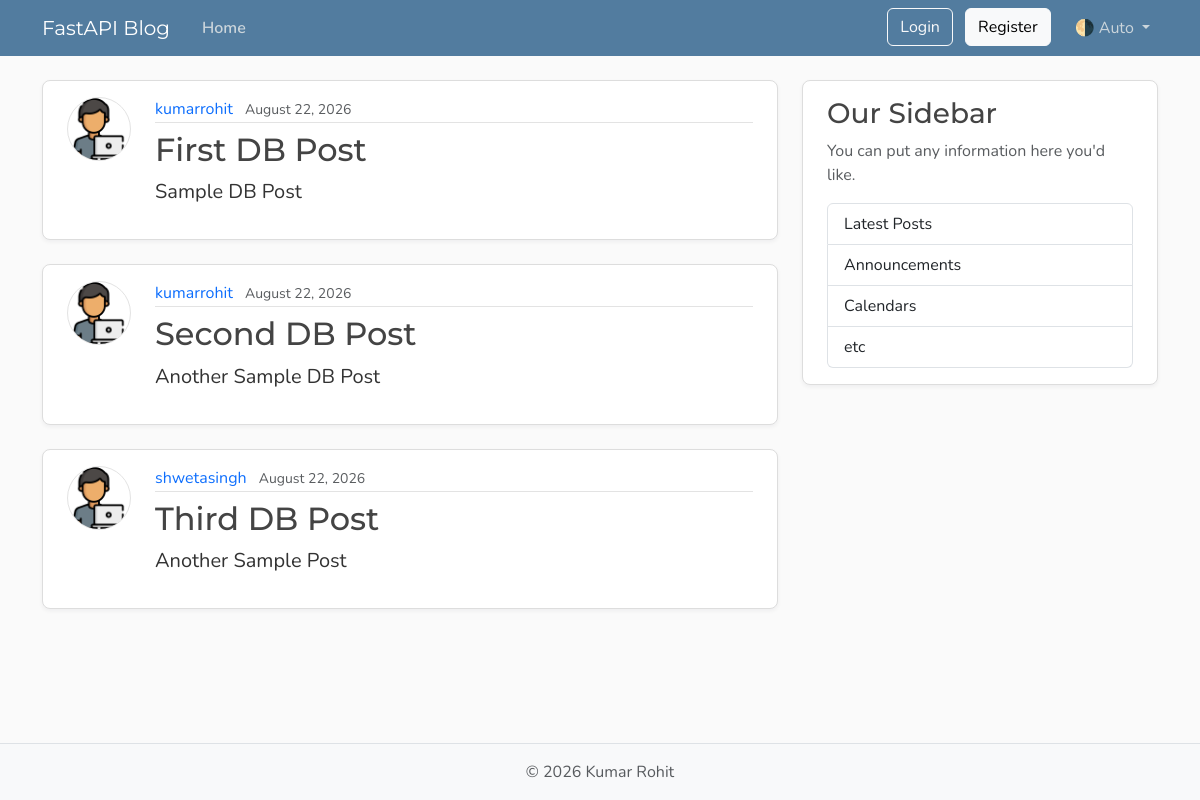
Page /posts on the earlier database version.
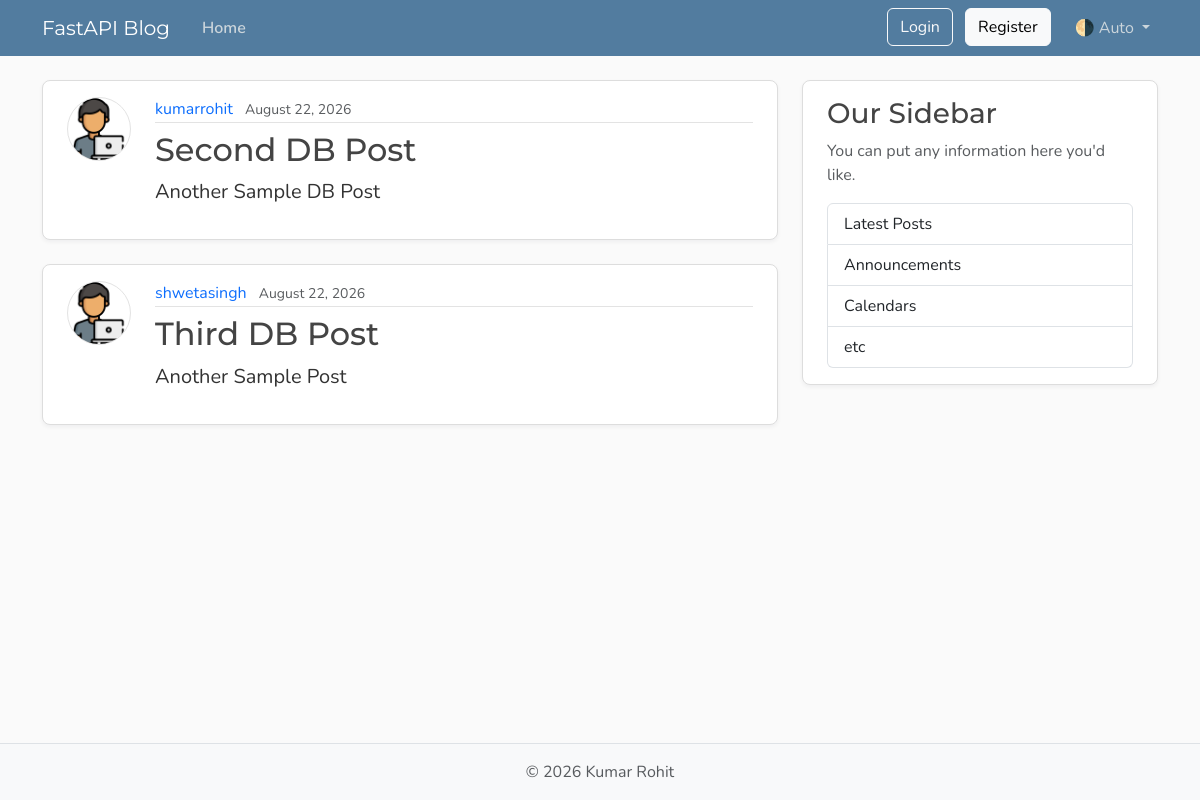
Same page on the later database version.
### models.py (models this page shows, shortened)
class Post(Base):
    __tablename__ = "posts"
    id: Mapped[int] = mapped_column(Integer, primary_key=True, index=True)
    title: Mapped[str] = mapped_column(String(100), nullable=False)
    content: Mapped[str] = mapped_column(Text, nullable=False)
    user_id: Mapped[int] = mapped_column(
        ForeignKey("users.id"),
        nullable=False,
        index=True
    )
    date_posted: Mapped[datetime] = mapped_column(
        DateTime(timezone=True),
        default=lambda: datetime.now(UTC)
    )
    author: Mapped[User] = relationship(back_populates="posts")

class User(Base):
    __tablename__ = "users"
    id: Mapped[int] = mapped_column(Integer, primary_key=True, index=True)
    username: Mapped[str] = mapped_column(String(50), unique=True, nullable=False)
    email: Mapped[str] = mapped_column(String(120), unique=True, nullable=False)
    image_file: Mapped[str | None] = mapped_column(
        String(200),
        nullable=True,
        default=None
    )
    posts: Mapped[list[Post]] = relationship(back_populates="author")

### main.py (the view)
@app.get("/",tags=["Home"], include_in_schema=False, name="home")
@app.get("/posts", include_in_schema=False, name="posts") # here we have stacked the decorators to make the same function respond to two different routes
def home(request: Request, db: Annotated[Session,Depends(get_db)]):
    result = db.execute(select(models.Post))
    posts = result.scalars().all()
    return templates.TemplateResponse(request, 'home.html', context={"posts": posts, "title" : "Home"})

### templates/home.html (shortened to what this page needs)
{% extends "layout.html" %}
{% block content %}
    <div id="postsContainer">
        {% for post in posts %}
            <article class="content-section py-3 px-4 mb-4">
                <div class="d-flex align-items-start gap-4">
                    <img class="rounded-circle article-img flex-shrink-0"
                         src="{{ post.author.image_path }}"
                         alt="{{ post.author.username }}'s profile picture"
                         width="64"
                         height="64"
                         loading="lazy">
                    <div class="flex-grow-1">
                        <div class="article-metadata mb-2">
                            <a class="me-2"
                               href="{{ url_for("user_posts", user_id=post.author.id) }}">{{ post.author.username }}</a>
                            <small class="text-body-secondary">{{ post.date_posted.strftime("%B %d, %Y") }}</small>
                        </div>
                        <h2>
                            <a class="article-title"
                               href="{{ url_for("post_page", post_id=post.id) }}">{{ post.title }}</a>
                        </h2>
                        <p class="article-content">{{ post.content }}</p>
                    </div>
                </div>
            </article>
        {% endfor %}
    </div>
{% endblock content %}

### templates/layout.html (shortened to what this page needs)
<!DOCTYPE html>
<html lang="en">
    <head>
        <link href="https://cdn.jsdelivr.net/npm/bootstrap@5.3.8/dist/css/bootstrap.min.css"
              rel="stylesheet"
>
        <link rel="stylesheet"
              type="text/css"
              href="{{ url_for("static", path='css/main.css') }}">
    </head>
    <body class="d-flex flex-column min-vh-100">
        <header class="site-header">
            <nav class="navbar navbar-expand-md bg-steel fixed-top"
                 data-bs-theme="dark">
                <div class="container">
                    <a class="navbar-brand me-4" href="{{ url_for("home") }}">FastAPI Blog</a>
                    <div class="collapse navbar-collapse" id="navbarToggle">
                        <div class="navbar-nav me-auto">
                            <a class="nav-link active"
                               aria-current="page"
                               href="{{ url_for("home") }}">Home</a>
                        </div>
                        <div class="navbar-nav">
                            <div id="loggedOutNav">
                                <a class="btn btn-outline-light mb-2 mb-md-0 me-md-2"
                                   href="#">Login</a>
                                <a class="btn btn-light mb-2 mb-md-0 me-md-3"
                                   href="#">Register</a>
                            </div>
                            <div class="nav-item dropdown">
                                <a class="nav-link dropdown-toggle"
                                   href="#"
                                   role="button"
                                   id="bd-theme"
                                   data-bs-toggle="dropdown"
                                   aria-expanded="false">
                                    <span id="bd-theme-text">🌗 Auto</span>
                                </a>
                            </div>
                        </div>
                    </div>
                </div>
            </nav>
        </header>
        <main role="main" class="container">
            <div class="row">
                <div class="col-md-8">
                    {% block content %}
                    {% endblock content %}
                </div>
                <aside class="col-md-4">
                    <div class="content-section py-3 px-4 mb-4">
                        <h3>Our Sidebar</h3>
                        <p class="text-body-secondary">You can put any information here you'd like.</p>
                        <ul class="list-group">
                            <li class="list-group-item">Latest Posts</li>
                            <li class="list-group-item">Announcements</li>
                            <li class="list-group-item">Calendars</li>
                            <li class="list-group-item">etc</li>
                        </ul>
                    </div>
                </aside>
            </div>
        </main>
        <footer class="mt-auto py-3 bg-body-tertiary border-top">
            <div class="container text-center">
                <p class="text-body-secondary mb-0">
                    © <span id="year"></span> Kumar Rohit
                </p>
            </div>
        </footer>
    </body>
</html>

### static/css/main.css (style rules this page uses)
:root { --font-heading: "Montserrat", system-ui, -apple-system, BlinkMacSystemFont, sans-serif; --font-body: "Nunito", system-ui, -apple-system, BlinkMacSystemFont, sans-serif; --color-bg-body: #fafafa; --color-bg-content: #ffffff; --color-text-primary: #333333; --color-text-heading: #444444; --color-steel: #527c9f; --color-nav-link: #cbd5db; --color-nav-link-hover: #ffffff; --color-link-hover: #428bca; --color-border: #dddddd; --color-border-light: #e3e3e3; --spacing-xl: 5rem; --article-img-size: 4rem; --account-img-size: 7.813rem; }
body { font-family: var(--font-body); background: var(--color-bg-body); color: var(--color-text-primary); }
main { padding-top: var(--spacing-xl); }
h1, h2, h3, h4, h5, h6 { font-family: var(--font-heading); color: var(--color-text-heading); }
.navbar-brand { font-family: var(--font-heading); }
a { text-decoration: none; }
.bg-steel { background-color: var(--color-steel); }
.site-header .navbar-nav .nav-link { color: var(--color-nav-link); transition: color 0.2s ease-in-out; }
.site-header .navbar-nav .nav-link.active { font-weight: 600; }
.content-section { background: var(--color-bg-content); border: 1px solid var(--color-border); border-radius: 0.5rem; box-shadow: 0 2px 4px rgba(15, 23, 42, 0.05); transition: box-shadow 0.15s ease, transform 0.15s ease, border-color 0.15s ease; }
.article-title { color: var(--color-text-heading); transition: color 0.2s ease-in-out; }
.article-content { white-space: pre-line; font-size: 1.25rem; }
.article-img { height: var(--article-img-size); width: var(--article-img-size); flex-shrink: 0; object-fit: cover; border: 1px solid var(--color-border-light); box-shadow: 0 0 0 2px var(--color-bg-content); }
.article-metadata { padding-bottom: 0.063rem; border-bottom: 1px solid var(--color-border-light); }
.article-metadata a { transition: color 0.2s ease-in-out; }
[data-bs-theme="dark"] { --color-bg-body: #1a1a1a; --color-bg-content: #2d2d2d; --color-text-primary: #e0e0e0; --color-text-heading: #f0f0f0; --color-border: #404040; --color-border-light: #4a4a4a; }

Differences in the rows shown:
removed Post: author.username "kumarrohit", date_posted "August 22, 2026", title "First DB Post", content "Sample DB Post"
